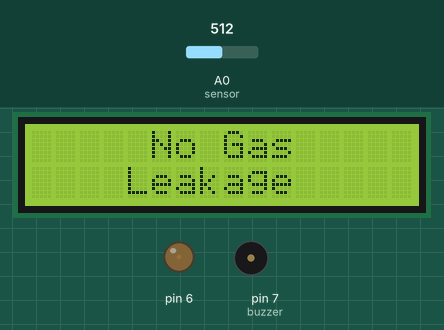
Bench run of a sketch on a simulated Arduino Uno, built with avr-gcc and run on an emulated ATmega328P. Shown: 16×2 character LCD, output pins drawn as LEDs (lit = HIGH), buzzer (waves = sounding). The inputs (shaded band) are chosen by the test bench; at power-on: A0 (sensor) = 512. The modem accepts every AT command (registered, SIM ready, sends succeed) and sends nothing else; what the sketch prints to the serial monitor is not drawn.

Above: at 1.2 s.
1.3 s: A0 (sensor) set to 587
2.8 s: A0 (sensor) set to 608
At 4.2 s:
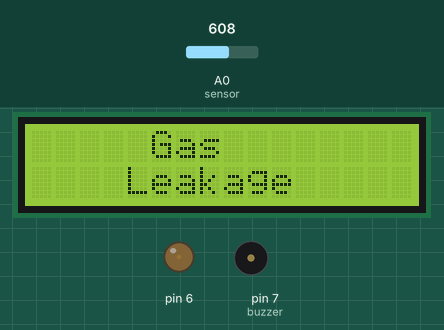
5.3 s: A0 (sensor) set to 590
At 8.0 s:
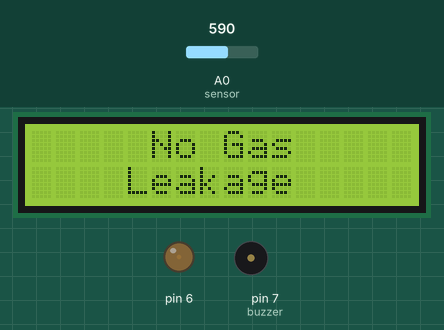
8.3 s: A0 (sensor) set to 610
At 8.6 s:
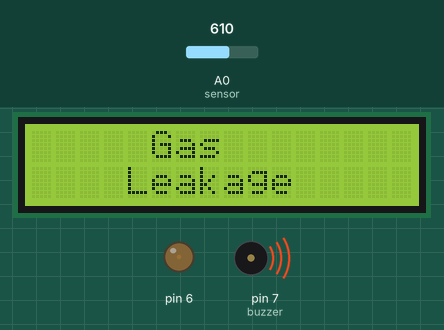
Timing chart, 0 to 11.3 s (numbered marks = the images above; inputs shaded):
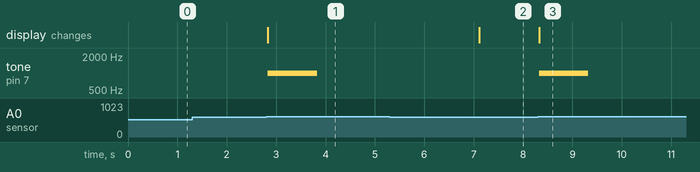

The sketch:

lpg_leakage_own.ino
```cpp
#include <LiquidCrystal_I2C.h>
//#include <LiquidCrystal.h>
#include<Wire.h>
#include <SoftwareSerial.h>
SoftwareSerial mySerial(9, 10);//Ports
LiquidCrystal_I2C lcd = LiquidCrystal_I2C(0x27, 16, 2);
int Contrast=5;
//LiquidCrystal lcd(12, 11, 5, 4, 3, 2);
float sensor=A0;
float gas_value;
float threshold = 600;
const int buzzer = 7;
void setup()
{
  mySerial.begin(9600);
pinMode(buzzer, OUTPUT);
analogWrite(6,Contrast);
pinMode(sensor,INPUT);
Serial.begin(9600);
  lcd.init();
  lcd.backlight();
}
void loop()
{
gas_value=analogRead(sensor);
Serial.println(gas_value);
if(gas_value >= threshold)
{
  lcd.setCursor(5, 0);
  lcd.print("Gas      ");
  lcd.setCursor(4, 1);
  lcd.print("Leakage");
  tone(buzzer, 1000);
  delay(1000);
  noTone(buzzer);
  delay(100);
  detect();
}
else{
  lcd.setCursor(5, 0);
  lcd.print("No Gas");
  lcd.setCursor(4, 1);
  lcd.print("Leakage");
  noTone(buzzer);
}
}
int detect()
{
     mySerial.println("AT+CMGF=1");
     delay(1000);  // Delay of 1 second
     mySerial.println("AT+CMGS=\"+919963014855\"\r");// change to your number where you want to rececive msg
     delay(1000);
     mySerial.println("Lpg gas leak detected!");
     delay(100);
     mySerial.println((char)26);
     delay(1000);
}
```

Measured:
- the behaviour switches between 599 and 600 on A0 (sensor) (found by bisection; images 0 and 1)
- after the input at 1.3 s, every drawn part: stays the same
- after the input at 2.8 s, tone on pin 7 (buzzer): silent → 1000 Hz at once, → silent 1.0 s later; the display: changes at once (image 1)
- after the input at 5.3 s, tone on pin 7 (buzzer): stays silent (without the input it goes to 1000 Hz after 1.8 s); the display: changes after 1.8 s (image 2)
- after the input at 8.3 s, tone on pin 7 (buzzer): silent → 1000 Hz at once, → silent 1.0 s later; the display: changes at once (image 3)
